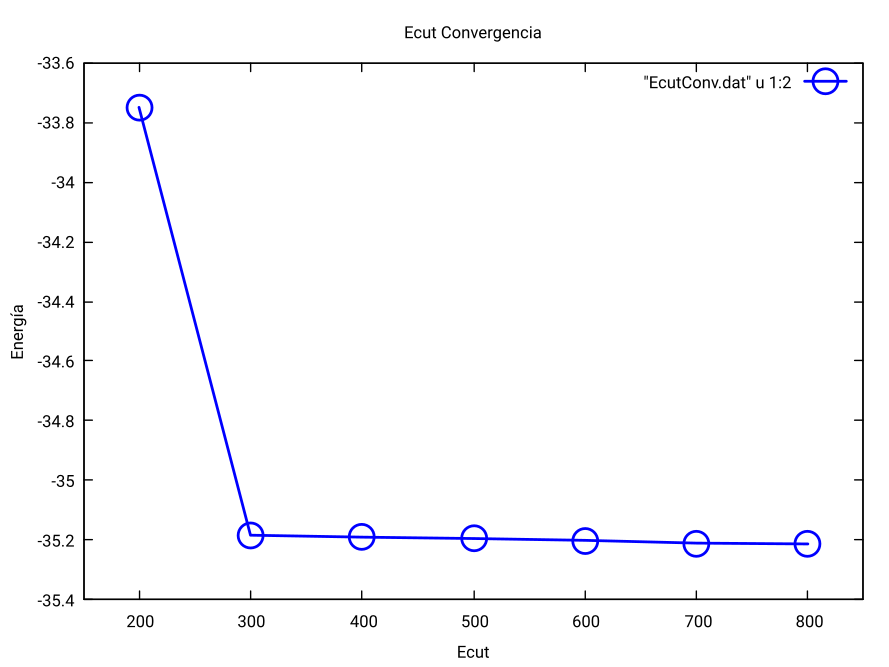

gnuplot code for this plot:
set title "Ecut Convergencia"
set style line 6 lt 6 lw 2.0 pt 6 ps 3.0 lc rgb "blue"
set xrange [150:850]
set xlabel "Ecut"
set ylabel "Energía"
plot "EcutConv.dat" u 1:2 w linespoints ls 6
